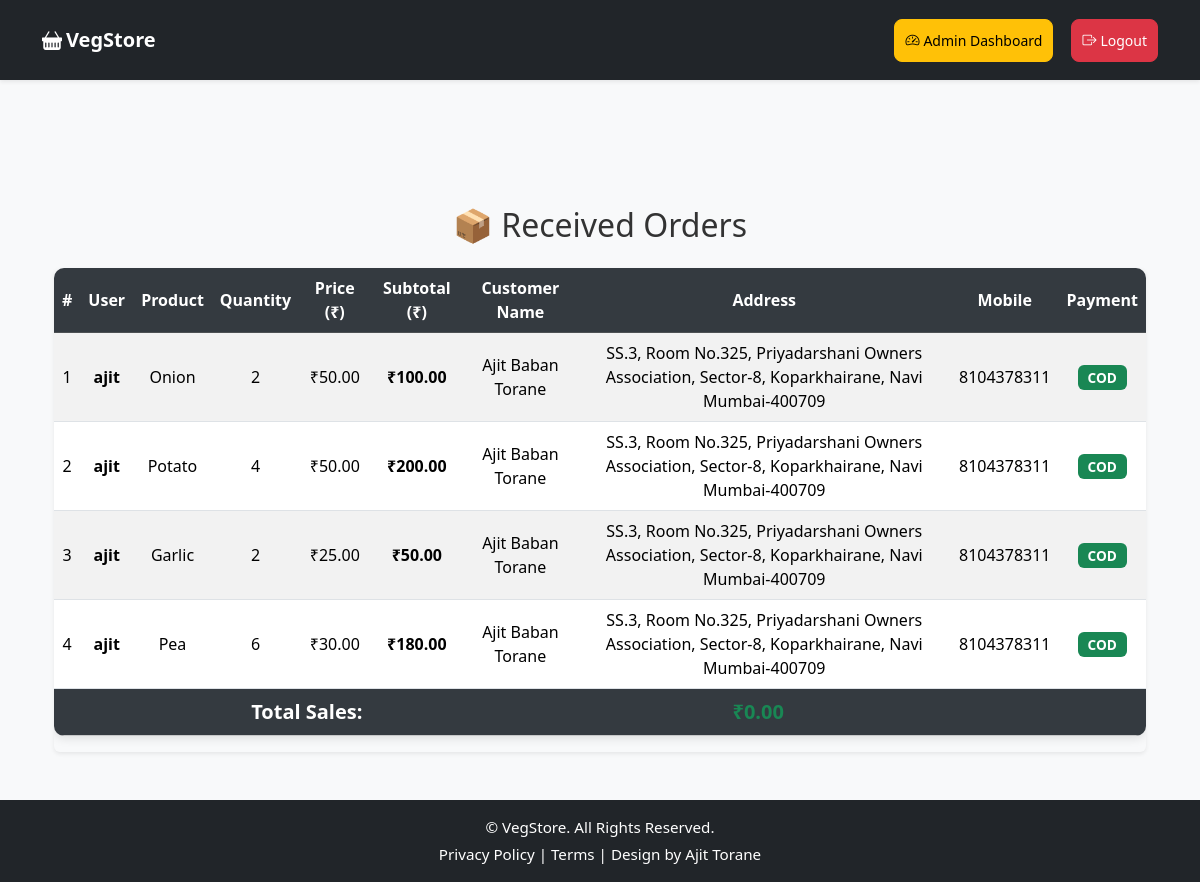
Page /admin/orders (signed in) on the earlier database version.
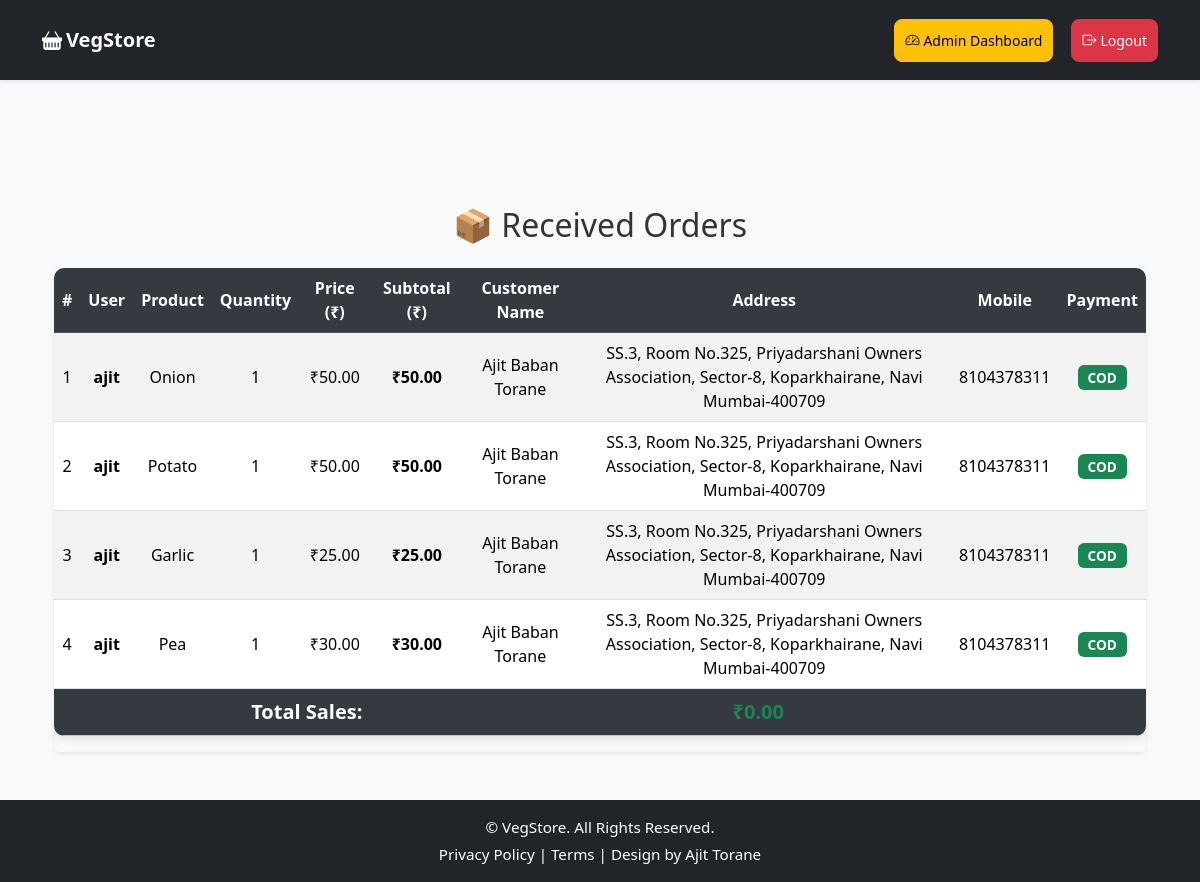
Same page on the later database version.
### app.py (models this page shows)
class Order(db.Model):
    id = db.Column(db.Integer, primary_key=True)
    user_id = db.Column(db.Integer, nullable=False)
    product_id = db.Column(db.Integer, nullable=False)
    quantity = db.Column(db.Integer, default=1)
    customer_name = db.Column(db.String(150))
    address = db.Column(db.Text)
    mobile = db.Column(db.String(15))
    payment_method = db.Column(db.String(20))

class User(UserMixin, db.Model):
    id = db.Column(db.Integer, primary_key=True)
    username = db.Column(db.String(150), unique=True, nullable=False)
    password = db.Column(db.String(255), nullable=False)
    is_admin = db.Column(db.Boolean, default=False)

class Product(db.Model):
    id = db.Column(db.Integer, primary_key=True)
    name = db.Column(db.String(150), nullable=False)
    price = db.Column(db.Float, nullable=False)
    image = db.Column(db.String(150), nullable=False)
    status = db.Column(db.String(20), nullable=False, default='available')  # available / upcoming

### app.py (the view)
@app.route('/admin/orders')
@admin_required
def admin_orders():
    orders = Order.query.all()
    products = {p.id: p for p in Product.query.all()}
    users = {u.id: u for u in User.query.all()}
    return render_template('admin_orders.html', orders=orders, products=products, users=users)

### app.py (called while the page is built)
@login_manager.user_loader
def load_user(user_id):
    return db.session.get(User, int(user_id))

def admin_required(f):
    @wraps(f)
    def wrapper(*args, **kwargs):
        if not current_user.is_authenticated or not current_user.is_admin:
            flash("Admin access required!", "danger")
            return redirect(url_for('admin_login'))
        return f(*args, **kwargs)
    return wrapper

@app.context_processor
def inject_cart_count():
    if current_user.is_authenticated and not current_user.is_admin:
        count = Order.query.filter_by(user_id=current_user.id).count()
    else:
        count = 0
    return dict(cart_count=count)

### templates/admin_orders.html
{% extends 'base.html' %}
{% block content %}
<div class="container mt-5">
    <h2 class="mb-4 text-center">📦 Received Orders</h2>
    {% if orders %}
    <div class="table-responsive shadow-sm rounded">
        <table class="table table-striped table-hover align-middle text-center">
            <thead class="table-dark text-white">
                <tr>
                    <th>#</th>
                    <th>User</th>
                    <th>Product</th>
                    <th>Quantity</th>
                    <th>Price (₹)</th>
                    <th>Subtotal (₹)</th>
                    <th>Customer Name</th>
                    <th>Address</th>
                    <th>Mobile</th>
                    <th>Payment</th>
                </tr>
            </thead>
            <tbody>
                {% set total_sales = 0 %}
                {% for order in orders %}
                    {% set p = products.get(order.product_id) %}
                    {% set u = users.get(order.user_id) %}
                    {% if p and u %}
                    {% set subtotal = p.price * order.quantity %}
                    {% set total_sales = total_sales + subtotal %}
                    <tr>
                        <td>{{ loop.index }}</td>
                        <td class="fw-semibold">{{ u.username }}</td>
                        <td>{{ p.name }}</td>
                        <td>{{ order.quantity }}</td>
                        <td>₹{{ "%.2f"|format(p.price) }}</td>
                        <td class="fw-bold">₹{{ "%.2f"|format(subtotal) }}</td>
                        <td>{{ order.customer_name or "-" }}</td>
                        <td>{{ order.address or "-" }}</td>
                        <td>{{ order.mobile or "-" }}</td>
                        <td>
                            {% if order.payment_method %}
                                <span class="badge bg-success">{{ order.payment_method }}</span>
                            {% else %}
                                <span class="badge bg-warning text-dark">Pending</span>
                            {% endif %}
                        </td>
                    </tr>
                    {% endif %}
                {% endfor %}
            </tbody>
            <tfoot class="table-light">
                <tr>
                    <th colspan="5" class="text-end fs-5">Total Sales:</th>
                    <th colspan="5" class="fs-5 text-success fw-bold">₹{{ "%.2f"|format(total_sales) }}</th>
                </tr>
            </tfoot>
        </table>
    </div>
    {% else %}
        <div class="alert alert-info text-center p-4 shadow-sm rounded">
            <h5 class="mb-2">No orders received yet.</h5>
            <p>Orders placed by customers will appear here.</p>
        </div>
    {% endif %}
</div>
{% endblock %}

### templates/base.html (shortened to what this page needs)
<!doctype html>
<html lang="en">
<head>
  <link href="https://cdn.jsdelivr.net/npm/bootstrap@5.3.2/dist/css/bootstrap.min.css" rel="stylesheet">
  <link href="https://cdn.jsdelivr.net/npm/bootstrap-icons@1.11.1/font/bootstrap-icons.css" rel="stylesheet">
  <link rel="stylesheet" href="{{ url_for('static', filename='css/style.css') }}">
</head>
<body class="bg-light">
<nav class="navbar navbar-expand-lg navbar-dark bg-dark shadow-sm">
  <div class="container">
    <a class="navbar-brand fw-bold d-flex align-items-center gap-1" href="{{ url_for('index') }}">
      <i class="bi bi-basket-fill"></i> VegStore
    </a>
    <div class="collapse navbar-collapse justify-content-end" id="navbarNav">
      <ul class="navbar-nav align-items-lg-center gap-2">
        {% if current_user.is_authenticated %}
          {% if current_user.is_admin %}
            <li class="nav-item">
              <a class="btn btn-warning btn-sm d-flex align-items-center gap-1"
                 href="{{ url_for('admin_dashboard') }}">
                <i class="bi bi-speedometer2"></i> Admin Dashboard
              </a>
            </li>
            <li class="nav-item">
              <a class="btn btn-danger btn-sm d-flex align-items-center gap-1"
                 href="{{ url_for('admin_logout') }}">
                <i class="bi bi-box-arrow-right"></i> Logout
              </a>
            </li>
          {% endif %}
        {% endif %}
      </ul>
    </div>
  </div>
</nav>
<main class="container my-5">
  {% block content %}{% endblock %}
</main>
<div class="toast-container position-fixed bottom-0 end-0 p-3">
</div>
<footer class="bg-dark text-white text-center py-3 w-100 mt-auto">
  <div class="container">
    <p class="mb-1">&copy; {{ current_year }} VegStore. All Rights Reserved.</p>
    <p class="mb-0">
      <a href="#" class="text-white text-decoration-none">Privacy Policy</a> |
      <a href="#" class="text-white text-decoration-none">Terms</a> |
      <a href="https://ajittportfolio.netlify.app/" target="_blank" class="text-white text-decoration-none">
        Design by Ajit Torane
      </a>
    </p>
  </div>
</footer>
</body>
</html>

### static/css/style.css (style rules this page uses)
* { box-sizing: border-box; }
body { font-family: 'Segoe UI', Tahoma, Geneva, Verdana, sans-serif; background-color: #f8f9fa; color: #333; margin: 0; padding: 0; min-height: 100vh; display: flex; flex-direction: column; }
.navbar { margin-bottom: 30px; box-shadow: 0 3px 10px rgba(0, 0, 0, 0.12); height: 80px; }
.navbar a.btn { margin-left: 10px; padding: 10px; }
.btn { border-radius: 8px; font-weight: 500; }
.btn-danger { transition: all 0.3s ease; }
.table { background: #fff; border-radius: 10px; overflow: hidden; box-shadow: 0 3px 10px rgba(0, 0, 0, 0.1); }
.table th { background: #343a40; color: #fff; font-weight: 600; }
.table td, .table th { vertical-align: middle !important; }
.badge { font-size: 0.85rem; padding: 6px 10px; font-weight: 600; border-radius: 6px; }
footer { margin-top: auto; background-color: #212529; color: #ffffff; min-height: 70px; display: flex; align-items: center; justify-content: center; font-size: 0.95rem; width: 100vw; margin-left: calc(-50vw + 50%); }
footer .container { padding: 0; }
footer a { color: #28a745; text-decoration: none; transition: color 0.3s ease; }

### templates/base.html (style rules this page uses)
body { min-height: 100vh; display: flex; flex-direction: column; }
main { flex: 1; }
.toast-container { z-index: 1055; }

Differences in the rows shown:
changed Order (number 1 of 4 on the later page): quantity "2" → "1"; subtotal "100.00" → "50.00"
changed Order (number 2 of 4 on the later page): quantity "4" → "1"; subtotal "200.00" → "50.00"
changed Order (number 3 of 4 on the later page): quantity "2" → "1"; subtotal "50.00" → "25.00"
changed Order (number 4 of 4 on the later page): quantity "6" → "1"; subtotal "180.00" → "30.00"
